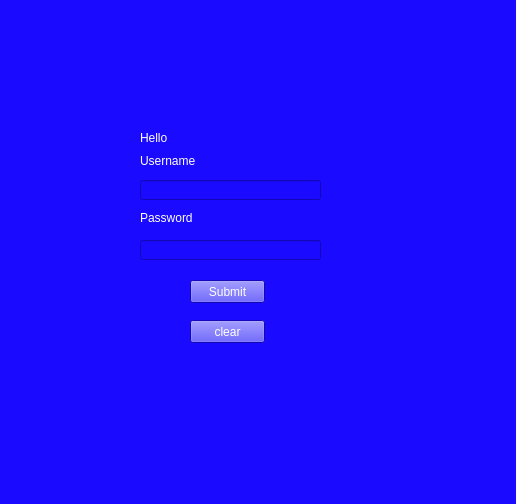
<?xml version="1.0" encoding="UTF-8"?>
<ui version="4.0">
 <class>MainWindow</class>
 <widget class="QMainWindow" name="MainWindow">
  <property name="geometry">
   <rect>
    <x>0</x>
    <y>0</y>
    <width>516</width>
    <height>504</height>
   </rect>
  </property>
  <property name="font">
   <font>
    <weight>75</weight>
    <bold>true</bold>
   </font>
  </property>
  <property name="windowTitle">
   <string>MainWindow</string>
  </property>
  <property name="styleSheet">
   <string notr="true">background-color: rgb(26, 10, 255);
</string>
  </property>
  <widget class="QWidget" name="centralwidget">
   <property name="styleSheet">
    <string notr="true"/>
   </property>
   <widget class="QLineEdit" name="input1">
    <property name="geometry">
     <rect>
      <x>140</x>
      <y>180</y>
      <width>181</width>
      <height>20</height>
     </rect>
    </property>
    <property name="styleSheet">
     <string notr="true">color: rgb(255, 255, 255);</string>
    </property>
   </widget>
   <widget class="QLabel" name="Welcome">
    <property name="geometry">
     <rect>
      <x>110</x>
      <y>1000</y>
      <width>181</width>
      <height>51</height>
     </rect>
    </property>
    <property name="font">
     <font>
      <pointsize>30</pointsize>
     </font>
    </property>
    <property name="styleSheet">
     <string notr="true">color: rgb(0, 0, 0);
background-color: rgb(138, 138, 138);</string>
    </property>
    <property name="text">
     <string>Welcome</string>
    </property>
   </widget>
   <widget class="QLabel" name="entername">
    <property name="geometry">
     <rect>
      <x>140</x>
      <y>150</y>
      <width>141</width>
      <height>21</height>
     </rect>
    </property>
    <property name="styleSheet">
     <string notr="true">color: rgb(255, 255, 255);</string>
    </property>
    <property name="text">
     <string>Username</string>
    </property>
   </widget>
   <widget class="QLabel" name="enterpassword">
    <property name="geometry">
     <rect>
      <x>140</x>
      <y>210</y>
      <width>121</width>
      <height>16</height>
     </rect>
    </property>
    <property name="styleSheet">
     <string notr="true">color: rgb(255, 255, 255);</string>
    </property>
    <property name="text">
     <string>Password</string>
    </property>
   </widget>
   <widget class="QPushButton" name="submitButton">
    <property name="geometry">
     <rect>
      <x>190</x>
      <y>280</y>
      <width>75</width>
      <height>23</height>
     </rect>
    </property>
    <property name="styleSheet">
     <string notr="true">color: rgb(255, 255, 255);
</string>
    </property>
    <property name="text">
     <string>Submit</string>
    </property>
   </widget>
   <widget class="QPushButton" name="clearButton">
    <property name="geometry">
     <rect>
      <x>190</x>
      <y>320</y>
      <width>75</width>
      <height>23</height>
     </rect>
    </property>
    <property name="styleSheet">
     <string notr="true">color: rgb(255, 255, 255);</string>
    </property>
    <property name="text">
     <string>clear</string>
    </property>
   </widget>
   <widget class="QLineEdit" name="input2">
    <property name="geometry">
     <rect>
      <x>140</x>
      <y>240</y>
      <width>181</width>
      <height>20</height>
     </rect>
    </property>
    <property name="font">
     <font>
      <strikeout>false</strikeout>
     </font>
    </property>
    <property name="styleSheet">
     <string notr="true">color: rgb(255, 255, 255);</string>
    </property>
    <property name="echoMode">
     <enum>QLineEdit::Password</enum>
    </property>
   </widget>
   <widget class="QLabel" name="label">
    <property name="geometry">
     <rect>
      <x>140</x>
      <y>130</y>
      <width>51</width>
      <height>16</height>
     </rect>
    </property>
    <property name="styleSheet">
     <string notr="true">color: rgb(255, 255, 255);</string>
    </property>
    <property name="text">
     <string>Hello</string>
    </property>
   </widget>
  </widget>
 </widget>
 <resources/>
 <connections/>
</ui>
